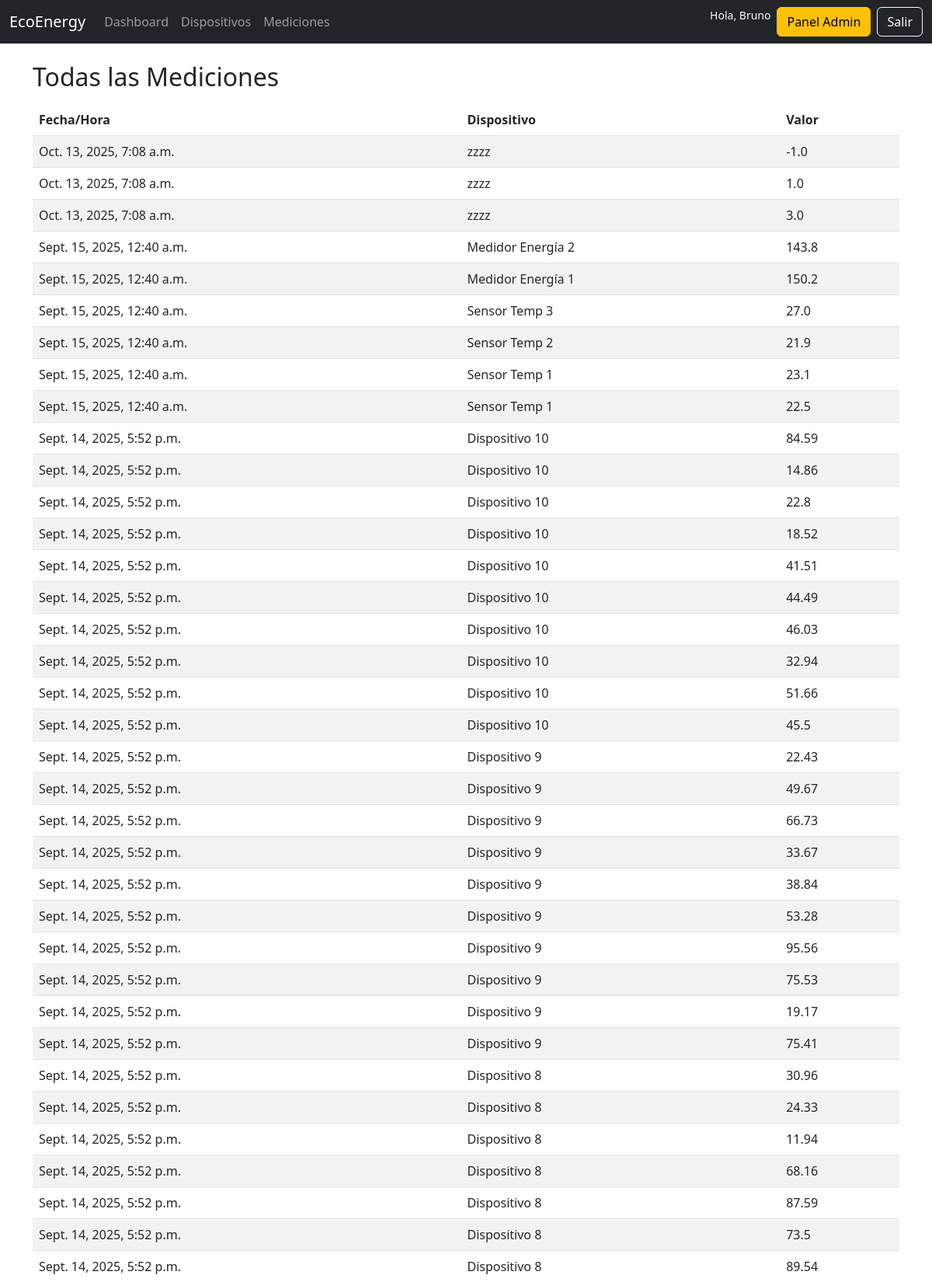
/measurements/ (signed in, upper part), run on the app's committed database.
### core/models.py (models this page shows, shortened)
class Measurement(models.Model):
    device = models.ForeignKey(Device, on_delete=models.CASCADE)
    value = models.FloatField()
    created_at = models.DateTimeField(auto_now_add=True)
    updated_at = models.DateTimeField(auto_now=True)
    deleted_at = models.DateTimeField(null=True, blank=True)
    class Meta:
        ordering = ("-created_at",)

class Device(models.Model):
    name = models.CharField(max_length=100)
    category = models.ForeignKey(Category, on_delete=models.CASCADE)
    zone = models.ForeignKey(Zone, on_delete=models.CASCADE)
    organization = models.ForeignKey(Organization, on_delete=models.CASCADE)
    created_at = models.DateTimeField(auto_now_add=True)
    updated_at = models.DateTimeField(auto_now=True)
    deleted_at = models.DateTimeField(null=True, blank=True)
    class Meta:
        constraints = [
            models.UniqueConstraint(fields=["organization", "name"], name="uniq_device_name_per_org"),
        ]
        ordering = ("name",)  # orden por defecto útil en admin/listas

### core/views.py (the view)
# urls.py: path("measurements/", views.measurement_list, name="measurement_list"),
@login_required
def measurement_list(request):
    if not _require_org_or_redirect(request):
        return redirect("no_org")
    org = _user_org_or_none(request.user)
    measurements = Measurement.objects.select_related("device").order_by("-created_at")
    if org:
        measurements = measurements.filter(device__organization=org)
    return render(request, "core/measurement_list.html", {"measurements": measurements})

### core/views.py (called while the page is built)
def _require_org_or_redirect(request):
    if request.user.is_superuser:
        return True
    return hasattr(request.user, "account") and request.user.account.organization is not None

def _user_org_or_none(user):
    if user.is_superuser:
        return None
    acc = getattr(user, "account", None)
    return acc.organization if acc else None

### core/templates/core/measurement_list.html (shortened to what this page needs)
{% extends "base.html" %}
{% block content %}
<div class="container mt-4">
  <h2 class="mb-3">Todas las Mediciones</h2>
  <table class="table table-striped">
    <thead>
      <tr>
        <th>Fecha/Hora</th>
        <th>Dispositivo</th>
        <th>Valor</th>
      </tr>
    </thead>
    <tbody>
      {% for m in measurements %}
        <tr>
          <td>{{ m.created_at }}</td>
          <td>{{ m.device.name }}</td>
          <td>{{ m.value }}</td>
        </tr>
      {% empty %}
        <tr><td colspan="3">No hay mediciones disponibles</td></tr>
      {% endfor %}
    </tbody>
  </table>
</div>
{% endblock %}

### core/templates/base.html (shortened to what this page needs)
<!DOCTYPE html>
<html lang="en">
<head>
  <link href="https://cdn.jsdelivr.net/npm/bootstrap@5.3.0/dist/css/bootstrap.min.css" rel="stylesheet">
</head>
<body>
  <nav class="navbar navbar-expand-lg navbar-dark bg-dark">
    <div class="container-fluid">
      <a class="navbar-brand" href="{% url 'dashboard' %}">EcoEnergy</a>
      <div class="collapse navbar-collapse" id="navbarNav">
        <ul class="navbar-nav me-auto mb-2 mb-lg-0">
          <li class="nav-item">
            <a class="nav-link" href="{% url 'dashboard' %}">Dashboard</a>
          </li>
          <li class="nav-item">
            <a class="nav-link" href="{% url 'device_list' %}">Dispositivos</a>
          </li>
          <li class="nav-item">
            <a class="nav-link" href="{% url 'measurement_list' %}">Mediciones</a>
          </li>
        </ul>
        <div class="d-flex">
          {% if user.is_authenticated %}
            <span class="text-light me-2 small">Hola, {{ user.username }}</span>
            {% if user.is_staff %}
  <a href="/admin/" class="btn btn-warning me-2">Panel Admin</a>
{% endif %}
            <a href="{% url 'logout' %}" class="btn btn-outline-light">Salir</a>
          {% else %}
            <a href="{% url 'login' %}" class="btn btn-outline-light me-2">Iniciar sesión</a>
            <a href="{% url 'register' %}" class="btn btn-light">Registrarse</a>
          {% endif %}
        </div>
      </div>
    </div>
  </nav>
  <main>
    {% block content %}{% endblock %}
  </main>
</body>
</html>

### data on the page
Measurement: created_at "Oct. 13, 2025, 7:08 a.m.", device.name "zzzz", value "-1.0"
Measurement: created_at "Oct. 13, 2025, 7:08 a.m.", device.name "zzzz", value "1.0"
Measurement: created_at "Oct. 13, 2025, 7:08 a.m.", device.name "zzzz", value "3.0"
Measurement: created_at "Sept. 15, 2025, 12:40 a.m.", device.name "Medidor Energía 2", value "143.8"
Measurement: created_at "Sept. 15, 2025, 12:40 a.m.", device.name "Medidor Energía 1", value "150.2"
Measurement: created_at "Sept. 15, 2025, 12:40 a.m.", device.name "Sensor Temp 3", value "27.0"
Measurement: created_at "Sept. 15, 2025, 12:40 a.m.", device.name "Sensor Temp 2", value "21.9"
Measurement: created_at "Sept. 15, 2025, 12:40 a.m.", device.name "Sensor Temp 1", value "23.1"
Measurement: created_at "Sept. 15, 2025, 12:40 a.m.", device.name "Sensor Temp 1", value "22.5"
Measurement: created_at "Sept. 14, 2025, 5:52 p.m.", device.name "Dispositivo 10", value "84.59"
Measurement: created_at "Sept. 14, 2025, 5:52 p.m.", device.name "Dispositivo 10", value "14.86"
Measurement: created_at "Sept. 14, 2025, 5:52 p.m.", device.name "Dispositivo 10", value "22.8"
Measurement: created_at "Sept. 14, 2025, 5:52 p.m.", device.name "Dispositivo 10", value "18.52"
Measurement: created_at "Sept. 14, 2025, 5:52 p.m.", device.name "Dispositivo 10", value "41.51"
Measurement: created_at "Sept. 14, 2025, 5:52 p.m.", device.name "Dispositivo 10", value "44.49"
Measurement: created_at "Sept. 14, 2025, 5:52 p.m.", device.name "Dispositivo 10", value "46.03"
Measurement: created_at "Sept. 14, 2025, 5:52 p.m.", device.name "Dispositivo 10", value "32.94"
Measurement: created_at "Sept. 14, 2025, 5:52 p.m.", device.name "Dispositivo 10", value "51.66"
Measurement: created_at "Sept. 14, 2025, 5:52 p.m.", device.name "Dispositivo 10", value "45.5"
Measurement: created_at "Sept. 14, 2025, 5:52 p.m.", device.name "Dispositivo 9", value "22.43"
Measurement: created_at "Sept. 14, 2025, 5:52 p.m.", device.name "Dispositivo 9", value "49.67"
Measurement: created_at "Sept. 14, 2025, 5:52 p.m.", device.name "Dispositivo 9", value "66.73"
Measurement: created_at "Sept. 14, 2025, 5:52 p.m.", device.name "Dispositivo 9", value "33.67"
Measurement: created_at "Sept. 14, 2025, 5:52 p.m.", device.name "Dispositivo 9", value "38.84"
Measurement: created_at "Sept. 14, 2025, 5:52 p.m.", device.name "Dispositivo 9", value "53.28"
Measurement: created_at "Sept. 14, 2025, 5:52 p.m.", device.name "Dispositivo 9", value "95.56"
Measurement: created_at "Sept. 14, 2025, 5:52 p.m.", device.name "Dispositivo 9", value "75.53"
Measurement: created_at "Sept. 14, 2025, 5:52 p.m.", device.name "Dispositivo 9", value "19.17"
Measurement: created_at "Sept. 14, 2025, 5:52 p.m.", device.name "Dispositivo 9", value "75.41"
Measurement: created_at "Sept. 14, 2025, 5:52 p.m.", device.name "Dispositivo 8", value "30.96"
Measurement: created_at "Sept. 14, 2025, 5:52 p.m.", device.name "Dispositivo 8", value "24.33"
Measurement: created_at "Sept. 14, 2025, 5:52 p.m.", device.name "Dispositivo 8", value "11.94"
Measurement: created_at "Sept. 14, 2025, 5:52 p.m.", device.name "Dispositivo 8", value "68.16"
Measurement: created_at "Sept. 14, 2025, 5:52 p.m.", device.name "Dispositivo 8", value "87.59"
Measurement: created_at "Sept. 14, 2025, 5:52 p.m.", device.name "Dispositivo 8", value "73.5"
Measurement: created_at "Sept. 14, 2025, 5:52 p.m.", device.name "Dispositivo 8", value "89.54"

### other printed values
{{ user.username }} "Bruno"
